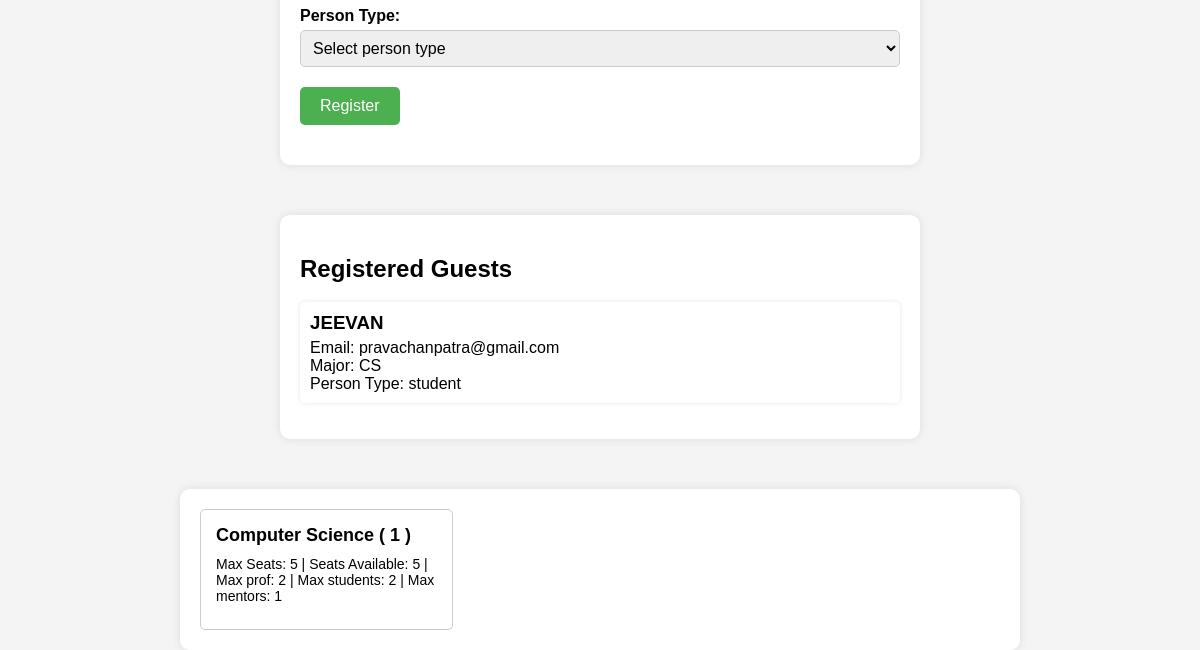
The page /view-event/10 (lower part) on the database as committed earlier.
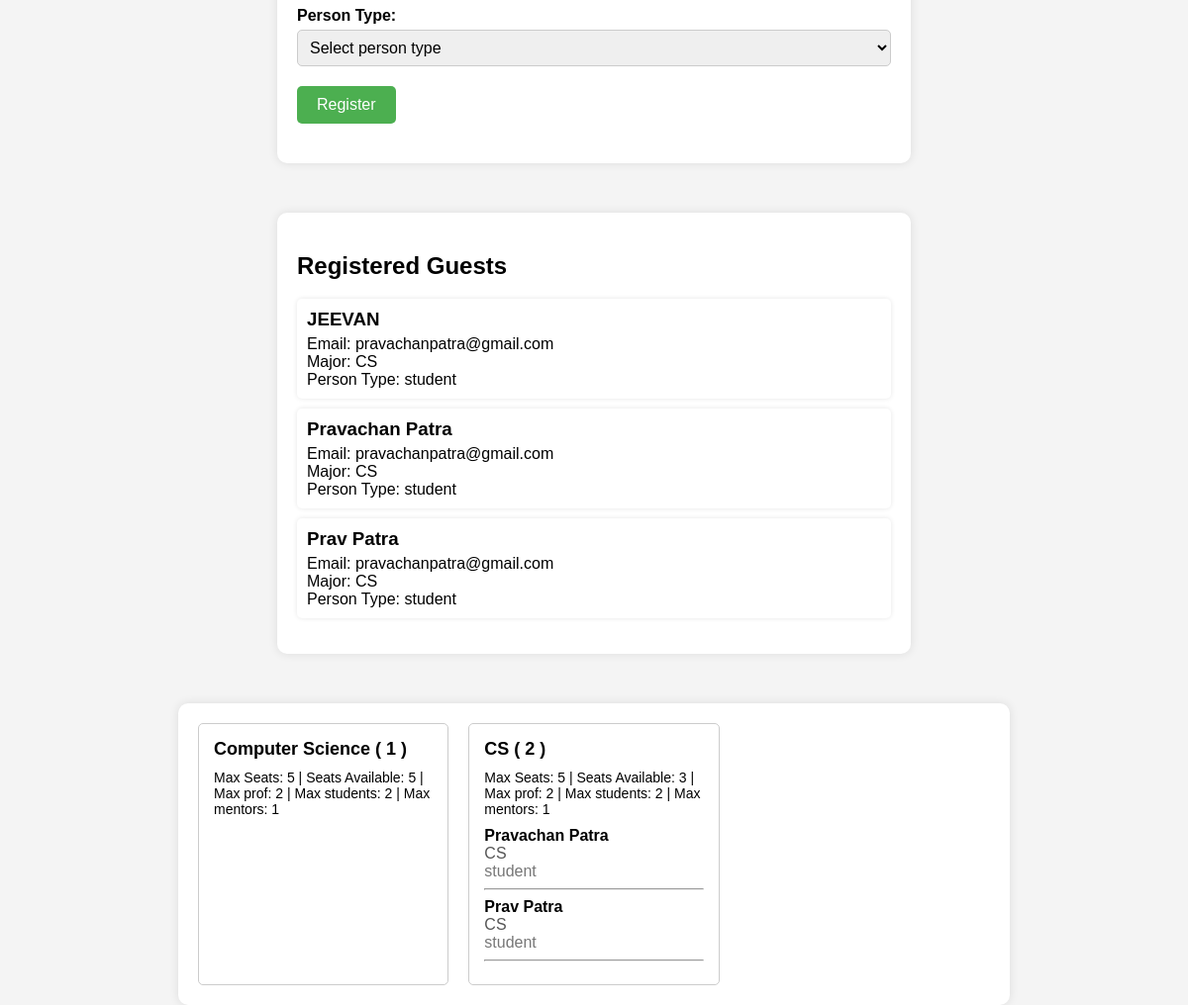
The same page on the database as committed later.
### base/models.py (models this page shows, shortened)
class Guest(models.Model):
    name = models.CharField(max_length=200, null=True)
    email =  models.CharField(max_length=200, null=True)
    major =  models.CharField(max_length=200, null=True)
    person_type =  models.CharField(max_length=200, null=True)

class Table(models.Model):
    num_id = models.IntegerField(default=-1, null=True, blank=False)
    max_seats = models.IntegerField(default=-1, null=True, blank=False)
    label = models.CharField(max_length=200, null=True)
    seated_guests = models.ManyToManyField("Guest", related_name="seated_guests", blank=True)
    max_prof = models.IntegerField(default=-1, null=True, blank=False)
    max_students = models.IntegerField(default=-1, null=True, blank=False)
    max_mentors = models.IntegerField(default=-1, null=True, blank=False)
    @property
    def get_avalible(self):
        count = 0
        for _ in self.seated_guests.all():
            count += 1
        return self.max_seats - count

### base/views.py (the view, shortened to what this page needs)
# urls.py: path("view-event/<str:pk>", views.view_event, name="view-event"),
def view_event(request, pk):
    event = Event.objects.get(id=str(pk))
    context = {"event":event}
    return render(request, "base/view_event.html", context)

### base/templates/base/view_event.html (shortened to what this page needs)
{% extends 'main.html' %}
{% block content %}
<body>
</body>
<body>
    <div class="container">
        <form action="" method="POST">
            <div class="form-group">
                <label for="person-type">Person Type:</label>
                <select id="person-type" name="person-type" required>
                    <option value="" disabled selected>Select person type</option>
                </select>
            </div>
            <div class="form-group">
                <button type="submit" name="guest-register" value="Submitted">Register</button>
            </div>
        </form>
    </div>
</body>
<body>
    <div class="container">
        <h2>Registered Guests</h2>
        <ul class="guest-list">
            {% for g in event.guests.all %}
                <li class="guest-item">
                    <h3>{{g.name}}</h3>
                    <p>Email: {{g.email}}</p>
                    <p>Major: {{g.major}}</p>
                    <p>Person Type: {{g.person_type}}</p>
                </li>
            {% endfor %}
        </ul>
    </div>
</body>
<body>
    <div class="container-chart">
        {% for t in event.chart.tables.all %}
            <div class="table">
                <div class="table-name">{{t.label}} ( {{t.num_id }} )</div>
                <div class="seats-info">Max Seats: {{t.max_seats}} | Seats Available: {{t.get_avalible}} | Max prof: {{t.max_prof}} | Max students: {{t.max_students}} | Max mentors: {{t.max_mentors}}</div>
                {% for g in t.seated_guests.all %}
                    <div class="guest">
                        <div class="guest-name">{{g.name}}</div>
                        <div class="guest-major">{{g.major}}</div>
                        <div class="guest-type">{{g.person_type}}</div>
                    </div>
                    <hr>
                {% endfor %}
            </div>
        {% endfor %}
    </div>
</body>
</html>
{% endblock %}

### templates/main.html (shortened to what this page needs)
<!DOCTYPE html>
<html>
<head>
</head>
<body>
    {% block content %}{% endblock %}
</body>
</html>

### templates/main.html (style rules this page uses)
body { margin: 0; font-family: Arial, Helvetica, sans-serif; background-color: #f0f0f0; color: rgb(1, 1, 1); }

### templates/navbar.html (style rules this page uses)
body { font-family: Arial, sans-serif; margin: 0; padding: 0; }

### base/templates/base/view_event.html (style rules this page uses)
body { font-family: Arial, sans-serif; background-color: #f4f4f4; margin: 0; padding: 0; }
.container { max-width: 600px; margin: 0 auto; padding: 20px; background-color: white; box-shadow: 0px 0px 10px 0px rgba(0, 0, 0, 0.1); border-radius: 10px; margin-top: 50px; }
.guest-list { list-style: none; padding: 0; }
.guest-item { background-color: #ffffff; margin-bottom: 10px; padding: 10px; border-radius: 5px; box-shadow: 0px 0px 5px 0px rgba(0, 0, 0, 0.1); }
.guest-item h3 { margin: 0 0 5px 0; }
.guest-item p { margin: 0; }
.container-chart { max-width: 800px; margin: 0 auto; padding: 20px; background-color: white; box-shadow: 0px 0px 10px 0px rgba(0, 0, 0, 0.1); border-radius: 10px; margin-top: 50px; display: grid; grid-template-columns: repeat(auto-fill, minmax(200px, 1fr)); grid-gap: 20px; }
.table { padding: 15px; border: 1px solid #ccc; border-radius: 5px; }
.table-name { font-size: 18px; font-weight: bold; margin-bottom: 10px; }
.seats-info { font-size: 14px; margin-bottom: 10px; }
.guest { margin-bottom: 8px; }
.guest-name { font-weight: bold; }
.guest-major { color: #555; }
.guest-type { color: #777; }
.form-group { margin-bottom: 20px; }
.form-group label { display: block; font-weight: bold; margin-bottom: 5px; }
.form-group input[type="text"], .form-group input[type="email"], .form-group select { width: 100%; padding: 8px; font-size: 16px; border: 1px solid #ccc; border-radius: 5px; }
.form-group select { cursor: pointer; }
.form-group button { background-color: #4caf50; color: white; border: none; padding: 10px 20px; font-size: 16px; border-radius: 5px; cursor: pointer; }

Rows that differ between the two databases and show on the page:
added Guest: name "Pravachan Patra", email "pravachanpatra@gmail.com", major "CS", person_type "student"
added Guest: name "Prav Patra", email "pravachanpatra@gmail.com", major "CS", person_type "student"
added Table: label "CS", num_id "2", max_seats "5", get_avalible "3", max_prof "2", max_students "2", max_mentors "1"
